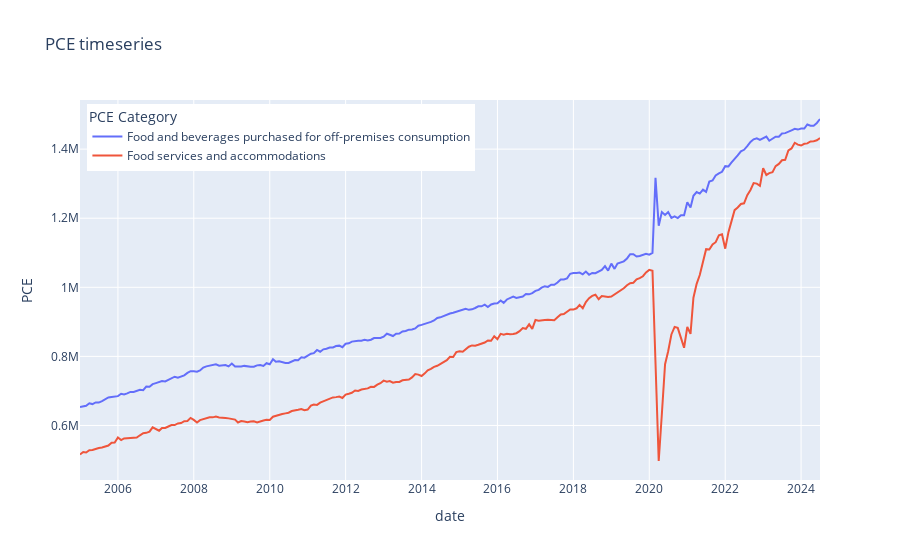

This figure's notebook cell:
### Code cell
df_pce.sort_values(by='date', ascending=True, inplace=True)
fig = px.line(df_pce, x='date', y='PCE', color='PCE Category', title='PCE timeseries')
fig.update_layout(legend=dict(
    yanchor="top",
    y=0.99,
    xanchor="left",
    x=0.01
))
fig.write_image(os.path.join(plot_folder, 'pce.png'))
fig.show()

### Figure 1 — Plotly figure (JSON) as saved in the notebook; plotly's stock layout.template omitted (floating-point values rounded to 4 significant figures; data arrays with more than 128 entries replaced by an {"elided": "..."} marker saying what was removed)
{"data": [{"hovertemplate": "PCE Category=Food and beverages purchased for off-premises consumption<br>date=%{x}<br>PCE=%{y}<extra></extra>", "legendgroup": "Food and beverages purchased for off-premises consumption", "line": {"color": "#636efa", "dash": "solid"}, "marker": {"symbol": "circle"}, "mode": "lines", "name": "Food and beverages purchased for off-premises consumption", "orientation": "v", "showlegend": true, "x": {"elided": "235 str values"}, "xaxis": "x", "y": {"elided": "235 int values"}, "yaxis": "y", "type": "scatter"}, {"hovertemplate": "PCE Category=Food services and accommodations<br>date=%{x}<br>PCE=%{y}<extra></extra>", "legendgroup": "Food services and accommodations", "line": {"color": "#EF553B", "dash": "solid"}, "marker": {"symbol": "circle"}, "mode": "lines", "name": "Food services and accommodations", "orientation": "v", "showlegend": true, "x": {"elided": "235 str values"}, "xaxis": "x", "y": {"elided": "235 int values"}, "yaxis": "y", "type": "scatter"}], "layout": {"xaxis": {"anchor": "y", "domain": [0.0, 1.0], "title": {"text": "date"}}, "yaxis": {"anchor": "x", "domain": [0.0, 1.0], "title": {"text": "PCE"}}, "legend": {"title": {"text": "PCE Category"}, "tracegroupgap": 0, "yanchor": "top", "y": 0.99, "xanchor": "left", "x": 0.01}, "title": {"text": "PCE timeseries"}}}
